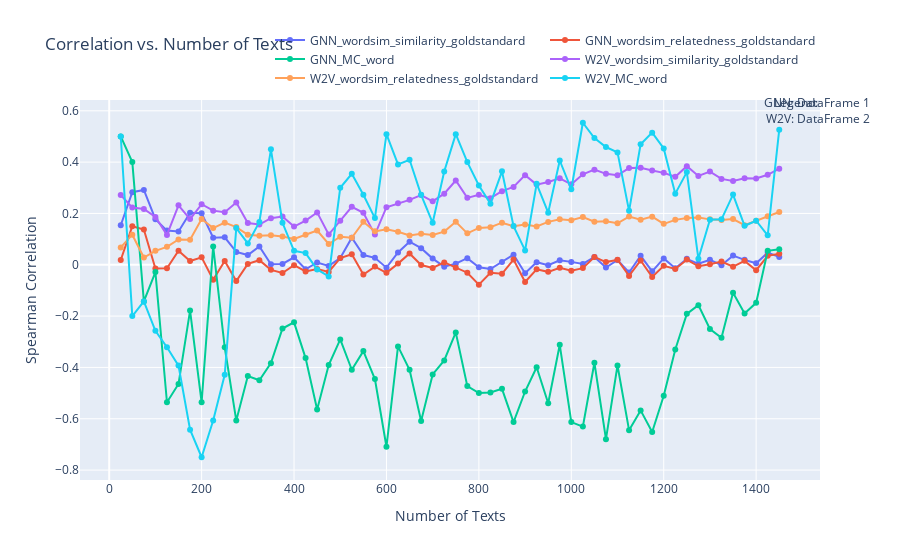

This figure's notebook cell:
### Code cell
import pandas as pd
import plotly.graph_objs as go

# Assuming df1 and df2 are your DataFrames
df1 = pd.read_csv('resultatsgnn')
df2 = pd.read_csv('resultatsw2v')

# Define the range of phrase counts
phrase_counts = list(range(25, 1525, 25))

# Create traces for each filepath in DataFrame 1
traces_df1 = []
for filepath in df1['filepath'].unique():
    subset_df = df1[df1['filepath'] == filepath]
    trace = go.Scatter(x=phrase_counts, y=subset_df['correlation spearman'], mode='lines+markers', name='GNN_' + filepath.split('/')[-1].split('.')[0])
    traces_df1.append(trace)

# Create traces for each filepath in DataFrame 2
traces_df2 = []
for filepath in df2['filepath'].unique():
    subset_df = df2[df2['filepath'] == filepath]
    trace = go.Scatter(x=phrase_counts, y=subset_df['correlation spearman'], mode='lines+markers', name='W2V_' + filepath.split('/')[-1].split('.')[0])
    traces_df2.append(trace)

# Combine traces and layout
layout = go.Layout(
    title='Correlation vs. Number of Texts',
    xaxis=dict(title='Number of Texts'),
    yaxis=dict(title='Spearman Correlation'),
    legend=dict(orientation='h', yanchor='bottom', y=1.02, xanchor='right', x=1),
    annotations=[
        dict(
            x=1,
            y=1.02,
            xref='paper',
            yref='paper',
            text='Legend:',
            showarrow=False,
            align='right'
        ),
        dict(
            x=1.07,
            y=1.02,
            xref='paper',
            yref='paper',
            text='GNN: DataFrame 1',
            showarrow=False,
            align='right'
        ),
        dict(
            x=1.07,
            y=0.98,
            xref='paper',
            yref='paper',
            text='W2V: DataFrame 2',
            showarrow=False,
            align='right'
        )
    ]
)

# Plot
fig = go.Figure(data=traces_df1 + traces_df2, layout=layout)
fig.show()
